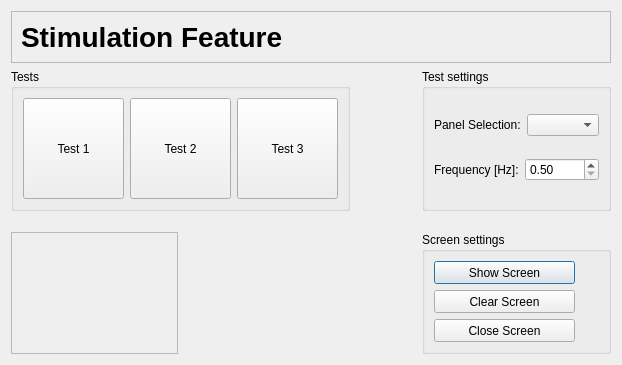
<?xml version="1.0" encoding="UTF-8"?>
<ui version="4.0">
 <class>EEGoSportsSetupStimulusWidget</class>
 <widget class="QDialog" name="EEGoSportsSetupStimulusWidget">
  <property name="geometry">
   <rect>
    <x>0</x>
    <y>0</y>
    <width>622</width>
    <height>365</height>
   </rect>
  </property>
  <property name="windowTitle">
   <string>Dialog</string>
  </property>
  <layout class="QGridLayout" name="gridLayout_2">
   <item row="1" column="4">
    <widget class="QGroupBox" name="groupBox">
     <property name="title">
      <string>Test settings</string>
     </property>
     <layout class="QGridLayout" name="gridLayout">
      <item row="0" column="0">
       <layout class="QHBoxLayout" name="horizontalLayout">
        <item>
         <widget class="QLabel" name="label">
          <property name="text">
           <string>Panel Selection:</string>
          </property>
         </widget>
        </item>
        <item>
         <widget class="QComboBox" name="comboBox"/>
        </item>
       </layout>
      </item>
      <item row="1" column="0">
       <layout class="QHBoxLayout" name="horizontalLayout_2">
        <item>
         <widget class="QLabel" name="label_2">
          <property name="text">
           <string>Frequency [Hz]:</string>
          </property>
         </widget>
        </item>
        <item>
         <widget class="QDoubleSpinBox" name="doubleSpinBox">
          <property name="minimum">
           <double>0.500000000000000</double>
          </property>
          <property name="maximum">
           <double>30.000000000000000</double>
          </property>
         </widget>
        </item>
       </layout>
      </item>
     </layout>
    </widget>
   </item>
   <item row="3" column="0">
    <widget class="QFrame" name="frame">
     <property name="frameShape">
      <enum>QFrame::StyledPanel</enum>
     </property>
     <property name="frameShadow">
      <enum>QFrame::Raised</enum>
     </property>
     <layout class="QHBoxLayout" name="horizontalLayout_5"/>
    </widget>
   </item>
   <item row="3" column="4">
    <widget class="QGroupBox" name="groupBox_2">
     <property name="title">
      <string>Screen settings</string>
     </property>
     <layout class="QVBoxLayout" name="verticalLayout">
      <item>
       <widget class="QPushButton" name="pushButton">
        <property name="sizePolicy">
         <sizepolicy hsizetype="Fixed" vsizetype="Fixed">
          <horstretch>0</horstretch>
          <verstretch>0</verstretch>
         </sizepolicy>
        </property>
        <property name="minimumSize">
         <size>
          <width>141</width>
          <height>23</height>
         </size>
        </property>
        <property name="text">
         <string>Show Screen</string>
        </property>
        <property name="checkable">
         <bool>false</bool>
        </property>
       </widget>
      </item>
      <item>
       <widget class="QPushButton" name="pushButton_2">
        <property name="sizePolicy">
         <sizepolicy hsizetype="Fixed" vsizetype="Fixed">
          <horstretch>0</horstretch>
          <verstretch>0</verstretch>
         </sizepolicy>
        </property>
        <property name="minimumSize">
         <size>
          <width>141</width>
          <height>23</height>
         </size>
        </property>
        <property name="text">
         <string>Clear Screen</string>
        </property>
       </widget>
      </item>
      <item>
       <widget class="QPushButton" name="pushButton_3">
        <property name="sizePolicy">
         <sizepolicy hsizetype="Fixed" vsizetype="Fixed">
          <horstretch>0</horstretch>
          <verstretch>0</verstretch>
         </sizepolicy>
        </property>
        <property name="minimumSize">
         <size>
          <width>141</width>
          <height>23</height>
         </size>
        </property>
        <property name="text">
         <string>Close Screen</string>
        </property>
       </widget>
      </item>
     </layout>
    </widget>
   </item>
   <item row="1" column="0" colspan="2">
    <widget class="QGroupBox" name="groupBox_3">
     <property name="title">
      <string>Tests</string>
     </property>
     <layout class="QHBoxLayout" name="horizontalLayout_3">
      <item>
       <widget class="QPushButton" name="pushButton_5">
        <property name="sizePolicy">
         <sizepolicy hsizetype="Fixed" vsizetype="Fixed">
          <horstretch>0</horstretch>
          <verstretch>0</verstretch>
         </sizepolicy>
        </property>
        <property name="minimumSize">
         <size>
          <width>101</width>
          <height>101</height>
         </size>
        </property>
        <property name="text">
         <string>Test 1</string>
        </property>
       </widget>
      </item>
      <item>
       <widget class="QPushButton" name="pushButton_6">
        <property name="sizePolicy">
         <sizepolicy hsizetype="Fixed" vsizetype="Fixed">
          <horstretch>0</horstretch>
          <verstretch>0</verstretch>
         </sizepolicy>
        </property>
        <property name="minimumSize">
         <size>
          <width>101</width>
          <height>101</height>
         </size>
        </property>
        <property name="text">
         <string>Test 2</string>
        </property>
       </widget>
      </item>
      <item>
       <widget class="QPushButton" name="pushButton_4">
        <property name="sizePolicy">
         <sizepolicy hsizetype="Fixed" vsizetype="Fixed">
          <horstretch>0</horstretch>
          <verstretch>0</verstretch>
         </sizepolicy>
        </property>
        <property name="minimumSize">
         <size>
          <width>101</width>
          <height>101</height>
         </size>
        </property>
        <property name="text">
         <string>Test 3</string>
        </property>
       </widget>
      </item>
     </layout>
    </widget>
   </item>
   <item row="0" column="0" colspan="5">
    <widget class="QFrame" name="frame_2">
     <property name="maximumSize">
      <size>
       <width>16777215</width>
       <height>81</height>
      </size>
     </property>
     <property name="frameShape">
      <enum>QFrame::StyledPanel</enum>
     </property>
     <property name="frameShadow">
      <enum>QFrame::Raised</enum>
     </property>
     <layout class="QHBoxLayout" name="horizontalLayout_4">
      <item>
       <widget class="QLabel" name="label_3">
        <property name="maximumSize">
         <size>
          <width>16777215</width>
          <height>61</height>
         </size>
        </property>
        <property name="font">
         <font>
          <pointsize>21</pointsize>
          <weight>75</weight>
          <bold>true</bold>
         </font>
        </property>
        <property name="text">
         <string>Stimulation Feature</string>
        </property>
       </widget>
      </item>
      <item>
       <spacer name="horizontalSpacer">
        <property name="orientation">
         <enum>Qt::Horizontal</enum>
        </property>
        <property name="sizeHint" stdset="0">
         <size>
          <width>40</width>
          <height>20</height>
         </size>
        </property>
       </spacer>
      </item>
      <item>
       <widget class="QLabel" name="label_4">
        <property name="text">
         <string/>
        </property>
        <property name="pixmap">
         <pixmap resource="../eegosports.qrc">:/logos/logos.png</pixmap>
        </property>
       </widget>
      </item>
     </layout>
    </widget>
   </item>
   <item row="1" column="2">
    <spacer name="horizontalSpacer_2">
     <property name="orientation">
      <enum>Qt::Horizontal</enum>
     </property>
     <property name="sizeHint" stdset="0">
      <size>
       <width>40</width>
       <height>20</height>
      </size>
     </property>
    </spacer>
   </item>
   <item row="2" column="3" colspan="2">
    <spacer name="verticalSpacer">
     <property name="orientation">
      <enum>Qt::Vertical</enum>
     </property>
     <property name="sizeHint" stdset="0">
      <size>
       <width>20</width>
       <height>40</height>
      </size>
     </property>
    </spacer>
   </item>
  </layout>
 </widget>
 <resources>
  <include location="../eegosports.qrc"/>
 </resources>
 <connections/>
</ui>
